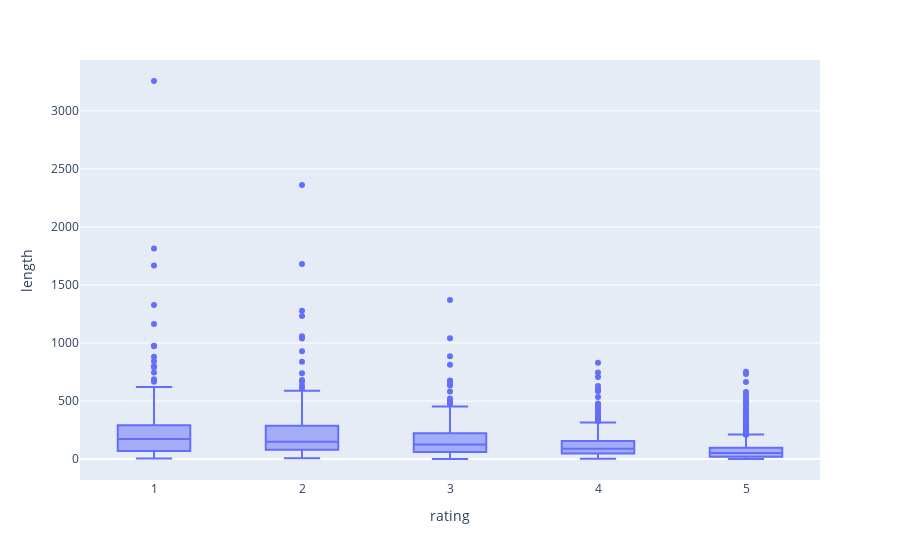

Here is the notebook cell this chart was saved with:
### Code cell
# The longest reviews have a rating of 1-2. Shortest reviews genrally have a rating of 5. 

px.box(df, x = "rating", y = "length")

### Figure 1 — Plotly figure (JSON) as saved in the notebook; plotly's stock layout.template omitted (floating-point values rounded to 4 significant figures; data arrays with more than 128 entries replaced by an {"elided": "..."} marker saying what was removed)
{"data": [{"alignmentgroup": "True", "hovertemplate": "rating=%{x}<br>length=%{y}<extra></extra>", "legendgroup": "", "marker": {"color": "#636efa"}, "name": "", "notched": false, "offsetgroup": "", "orientation": "v", "showlegend": false, "type": "box", "x": {"elided": "3113 int values"}, "x0": " ", "xaxis": "x", "y": {"elided": "3113 int values"}, "y0": " ", "yaxis": "y"}], "layout": {"boxmode": "group", "legend": {"tracegroupgap": 0}, "margin": {"t": 60}, "xaxis": {"anchor": "y", "domain": [0, 1], "title": {"text": "rating"}}, "yaxis": {"anchor": "x", "domain": [0, 1], "title": {"text": "length"}}}}
